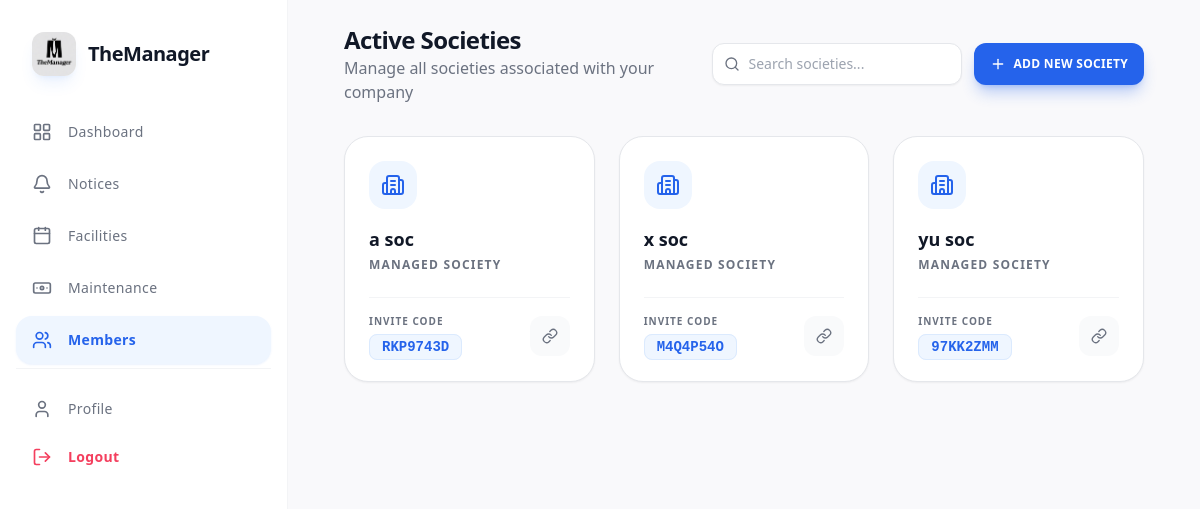
The app's page /members/ (signed in) with its own data.
### core/models.py (models this page shows, shortened)
class InviteCode(models.Model):
    code = models.CharField(max_length=20, unique=True, default=generate_invite_code)
    society_name = models.CharField(max_length=200)
    company = models.ForeignKey(User, on_delete=models.CASCADE, limit_choices_to={'role': 'company'}, related_name='invite_codes')
    maintenance_qr = models.ImageField(upload_to='maintenance_qrs/', blank=True, null=True)
    created_at = models.DateTimeField(auto_now_add=True)

### core/views.py (the view, shortened to what this page needs)
# urls.py: path('members/', views.members_view, name='members'),
@login_required
def members_view(request):
    if request.user.role == 'company':
        from .models import InviteCode
        invite_codes = InviteCode.objects.filter(company=request.user)
        return render(request, 'core/company_members.html', {'societies': invite_codes})

### core/templates/core/company_members.html (shortened to what this page needs)
{% extends 'base.html' %}
{% block content %}
<div class="flex flex-col flex-1 max-w-4xl mx-auto w-full p-6">
    <div class="flex flex-col lg:flex-row justify-between items-start lg:items-center mb-8 gap-4">
        <div>
            <h1 class="text-2xl font-extrabold text-textdark tracking-tight">Active Societies</h1>
            <p class="text-muted font-medium">Manage all societies associated with your company</p>
        </div>
        <div class="flex flex-col sm:flex-row gap-3 w-full lg:w-auto">
            <div class="relative flex-1 min-w-[250px]">
                <i data-lucide="search" class="w-4 h-4 absolute left-3 top-1/2 transform -translate-y-1/2 text-muted"></i>
                <input type="text" id="societySearchInput" onkeyup="filterSocieties()" placeholder="Search societies..." class="w-full bg-white border border-bordercolor rounded-xl pl-9 pr-4 py-2.5 text-sm font-medium focus:outline-none focus:ring-2 focus:ring-primary shadow-sm transition-shadow">
            </div>
            <a href="{% url 'company_dashboard' %}" class="bg-primary hover:bg-blue-700 text-white font-black rounded-xl px-4 py-2.5 uppercase tracking-wide text-xs shadow-lg shadow-primary/30 transition-all flex justify-center items-center gap-2 whitespace-nowrap">
                <i data-lucide="plus" class="w-4 h-4"></i> Add New Society
            </a>
        </div>
    </div>
    <div class="grid grid-cols-1 md:grid-cols-2 lg:grid-cols-3 gap-6">
        {% for society in societies %}
        <div class="society-card bg-card border border-bordercolor rounded-3xl p-6 shadow-sm hover:shadow-lg transition-all flex flex-col justify-between">
            <div class="mb-6">
                <div class="w-12 h-12 bg-blue-50 text-primary rounded-2xl flex items-center justify-center mb-4">
                    <i data-lucide="building-2" class="w-6 h-6"></i>
                </div>
                <h2 class="text-lg font-extrabold text-textdark truncate" title="{{ society.society_name }}">{{ society.society_name }}</h2>
                <p class="text-xs font-bold text-muted uppercase tracking-widest mt-1">Managed Society</p>
            </div>
            <div class="pt-4 border-t border-gray-100 flex items-center justify-between">
                <div>
                    <p class="text-[10px] font-black uppercase text-muted tracking-widest mb-1">Invite Code</p>
                    <span class="bg-blue-50 border border-blue-100 text-primary font-mono font-bold px-3 py-1 rounded-lg text-sm select-all">
                        {{ society.code }}
                    </span>
                </div>
                <button onclick="copyInviteLink('{{ society.code }}')" class="w-10 h-10 bg-gray-50 hover:bg-gray-100 text-muted hover:text-primary rounded-xl flex items-center justify-center transition-colors" title="Copy Invite Link">
                    <i data-lucide="link" class="w-4 h-4"></i>
                </button>
            </div>
        </div>
        {% endfor %}
    </div>
</div>
{% endblock %}

### records on screen
InviteCode: society_name "a soc", code "RKP9743D"
InviteCode: society_name "x soc", code "M4Q4P54O"
InviteCode: society_name "yu soc", code "97KK2ZMM"
